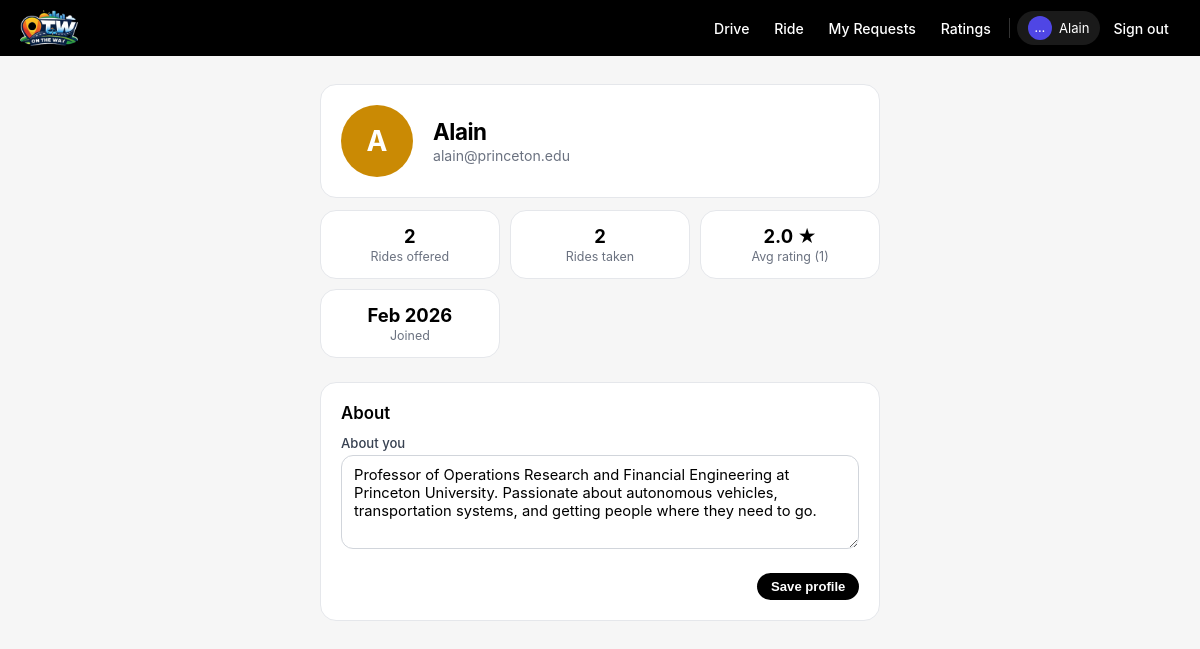
/rides/profile/, run on the app's committed database.
### rides/models.py (models this page shows, shortened)
class Profile(models.Model):
    user = models.OneToOneField(
        settings.AUTH_USER_MODEL,
        on_delete=models.CASCADE,
        related_name="profile",
    )
    bio = models.TextField(blank=True, default="")
    avatar_color = models.CharField(max_length=7, blank=True, default="")
    @property
    def initial(self):
        name = self.user.first_name or self.user.username
        return name[0].upper() if name else "?"

### rides/views.py (the view)
# urls.py: path("profile/", views.my_profile, name="my_profile"),
@login_required
def my_profile(request):
    profile = _get_or_create_profile(request.user)
    if request.method == "POST":
        form = ProfileForm(request.POST, instance=profile)
        if form.is_valid():
            try:
                form.save()
                messages.success(request, "Profile updated.")
            except Exception:
                logger.exception("Error saving profile")
                messages.error(request, "Couldn't save your profile. Please try again.")
            return redirect("rides:my_profile")
        else:
            messages.error(request, "Please fix the errors below.")
    else:
        form = ProfileForm(instance=profile)
    rides_offered = Ride.objects.filter(driver=request.user).count()
    rides_taken = RideRequest.objects.filter(
        rider=request.user, status=RideRequest.Status.ACCEPTED
    ).count()
    rating_agg = Rating.objects.filter(
        ratee=request.user, did_not_show_up=False
    ).exclude(stars__isnull=True).aggregate(avg=Avg("stars"))
    avg_rating = rating_agg["avg"]
    rating_count = Rating.objects.filter(
        ratee=request.user, did_not_show_up=False
    ).exclude(stars__isnull=True).count()
    context = {
        "profile_user": request.user,
        "profile": profile,
        "form": form,
        "is_own": True,
        "rides_offered": rides_offered,
        "rides_taken": rides_taken,
        "avg_rating": round(avg_rating, 1) if avg_rating is not None else None,
        "rating_count": rating_count,
    }
    return render(request, "profile.html", context)

### rides/forms.py
class ProfileForm(forms.ModelForm):
    class Meta:
        model = Profile
        fields = ["bio"]
        widgets = {
            "bio": forms.Textarea(attrs={
                "rows": 4,
                "placeholder": "Tell riders and drivers a little about yourself...",
            }),
        }
        labels = {
            "bio": "About you",
        }

### rides/views.py (called while the page is built)
def _get_or_create_profile(user):
    profile, _ = Profile.objects.get_or_create(user=user)
    return profile

### rides/templates/profile.html (shortened to what this page needs)
{% extends "base.html" %}
{% block content %}
<div class="profile-page">
  <div class="profile-header card">
    <div class="profile-avatar-lg" style="background:{{ profile.avatar_color }};">
      {{ profile.initial }}
    </div>
    <div class="profile-identity">
      <h1 class="profile-name">{{ profile_user.first_name|default:profile_user.username }}</h1>
      <p class="profile-email">{{ profile_user.email }}</p>
    </div>
  </div>
  <div class="profile-stats">
    <div class="stat-card card">
      <span class="stat-number">{{ rides_offered }}</span>
      <span class="stat-label">Rides offered</span>
    </div>
    <div class="stat-card card">
      <span class="stat-number">{{ rides_taken }}</span>
      <span class="stat-label">Rides taken</span>
    </div>
    <div class="stat-card card">
      <span class="stat-number">{% if avg_rating %}{{ avg_rating }} ★{% else %}—{% endif %}</span>
      <span class="stat-label">{% if rating_count %}Avg rating ({{ rating_count }}){% else %}Avg rating{% endif %}</span>
    </div>
    <div class="stat-card card">
      <span class="stat-number">{{ profile_user.date_joined|date:"M Y" }}</span>
      <span class="stat-label">Joined</span>
    </div>
  </div>
  <div class="card mt-lg">
    <h2 class="section-title">About</h2>
    {% if is_own %}
      <form method="post" class="form">
        <div class="form-field">
          <label for="id_bio">{{ form.bio.label }}</label>
          {{ form.bio }}
        </div>
        <div class="form-actions">
          <button type="submit" class="btn-primary btn-sm">Save profile</button>
        </div>
      </form>
    {% else %}
      {% if profile.bio %}
        <p class="profile-bio">{{ profile.bio|linebreaksbr }}</p>
      {% else %}
        <p class="profile-bio muted">This user hasn't written a bio yet.</p>
      {% endif %}
    {% endif %}
  </div>
</div>
{% endblock %}

### templates/base.html (shortened to what this page needs)
{% load static %}
<!DOCTYPE html>
<html lang="en">
  <head>
    <link rel="stylesheet" href="{% static 'styles.css' %}">
    <link rel="stylesheet" href="https://unpkg.com/leaflet@1.9.4/dist/leaflet.css" />
    <link rel="stylesheet" href="https://cdn.jsdelivr.net/npm/flatpickr/dist/flatpickr.min.css" />
  </head>
  <body>
    <div class="app-shell">
      <header class="app-header">
        <div class="app-header-left">
          <img src="{% static 'OTWlogo.jpg' %}" alt="OnTheWay" class="logo" />
        </div>
        <div class="app-header-right">
          {% if user.is_authenticated %}
            <a href="{% url 'rides:index' %}" class="nav-link">Drive</a>
            <a href="{% url 'rides:rider_search' %}" class="nav-link">Ride</a>
            <a href="{% url 'rides:my_requests' %}" class="nav-link">My Requests</a>
            <a href="{% url 'rides:ratings' %}" class="nav-link">Ratings</a>
            <a href="{% url 'rides:my_profile' %}" class="user-pill">
              <span class="user-avatar">{{ user.first_name|default:user.username|truncatechars:1 }}</span>
              <span>{{ user.first_name|default:user.username }}</span>
            </a>
            <a href="{% url 'logout' %}" class="nav-link">Sign out</a>
          {% else %}
            <a href="{% url 'login' %}" class="nav-link">Sign in</a>
            <a href="{% url 'signup' %}" class="nav-link" style="background:rgba(255,255,255,.15);">Sign up</a>
          {% endif %}
        </div>
      </header>
      <main class="app-main">
        {% block content %}
        {% endblock %}
      </main>
    </div>
  </body>
</html>

### static/styles.css (style rules this page uses)
*, *::before, *::after { box-sizing: border-box; }
body { margin: 0; font-family: "SF Pro Text", system-ui, -apple-system, BlinkMacSystemFont, "Segoe UI", Roboto, sans-serif; background: #f6f6f6; color: #000; -webkit-font-smoothing: antialiased; }
a { color: inherit; text-decoration: none; }
.app-shell { min-height: 100vh; display: flex; flex-direction: column; }
.app-header { display: flex; align-items: center; justify-content: space-between; padding: 0 1.25rem; height: 56px; background: #000; color: #fff; position: sticky; top: 0; z-index: 20; }
.app-header-left { display: flex; align-items: center; gap: 0.55rem; }
.logo { height: 36px; width: auto; border-radius: 6px; object-fit: contain; }
.app-header-right { display: flex; align-items: center; gap: 0.15rem; font-size: 0.88rem; }
.nav-link { padding: 0.4rem 0.7rem; border-radius: 999px; font-weight: 500; color: #fff; transition: background 0.12s; }
.user-pill { display: flex; align-items: center; gap: 0.45rem; padding: 0.3rem 0.65rem; border-radius: 999px; background: rgba(255, 255, 255, 0.1); font-size: 0.82rem; text-decoration: none; color: #fff; transition: background 0.12s; }
.user-avatar { width: 24px; height: 24px; border-radius: 50%; background: #4f46e5; color: #fff; display: flex; align-items: center; justify-content: center; font-size: 0.7rem; font-weight: 600; }
.app-main { flex: 1; width: 100%; max-width: 720px; margin: 0 auto; padding: 1.75rem 1rem 3rem; }
.section-title { margin: 0 0 0.75rem; font-size: 1.05rem; font-weight: 600; }
.mt-lg { margin-top: 1.5rem; }
.btn, .btn-primary, .btn-secondary, .btn-danger { display: inline-flex; align-items: center; justify-content: center; gap: 0.35rem; border-radius: 999px; padding: 0.55rem 1.15rem; font-size: 0.88rem; font-weight: 600; border: none; cursor: pointer; text-decoration: none; transition: background 0.1s, box-shadow 0.1s; }
.btn-primary { background: #000; color: #fff; }
.btn-sm { padding: 0.4rem 0.85rem; font-size: 0.82rem; }
.card { background: #fff; border-radius: 16px; padding: 1.25rem; border: 1px solid #e5e7eb; }
.form { display: flex; flex-direction: column; gap: 1rem; }
.form-field { display: flex; flex-direction: column; gap: 0.3rem; font-size: 0.88rem; }
.form-field label { font-weight: 500; color: #374151; font-size: 0.82rem; }
.form-field input, .form-field textarea, .form-field select { border-radius: 12px; border: 1px solid #d1d5db; padding: 0.6rem 0.75rem; background: #fff; color: #000; font: inherit; font-size: 0.92rem; transition: border-color 0.12s, box-shadow 0.12s; }
.form-field textarea { min-height: 80px; resize: vertical; }
.form-actions { margin-top: 0.5rem; display: flex; justify-content: flex-end; gap: 0.6rem; }
.profile-page { max-width: 560px; margin: 0 auto; }
.profile-header { display: flex; align-items: center; gap: 1.25rem; }
.profile-avatar-lg { width: 72px; height: 72px; border-radius: 50%; display: flex; align-items: center; justify-content: center; font-size: 1.75rem; font-weight: 700; color: #fff; flex-shrink: 0; }
.profile-identity { min-width: 0; }
.profile-name { margin: 0; font-size: 1.4rem; font-weight: 700; letter-spacing: -0.02em; }
.profile-email { margin: 0.15rem 0 0; color: #6b7280; font-size: 0.88rem; }
.profile-stats { display: grid; grid-template-columns: repeat(3, 1fr); gap: 0.65rem; margin-top: 0.75rem; }
.stat-card { display: flex; flex-direction: column; align-items: center; gap: 0.15rem; padding: 0.85rem 0.5rem; text-align: center; }
.stat-number { font-size: 1.15rem; font-weight: 700; }
.stat-label { font-size: 0.78rem; color: #6b7280; }

### data on the page
Profile: initial "A", bio "Professor of Operations Research and Financial Engineering at Princeton University. Passionate about autonomous vehicles, transportation systems, and getting people where they need to go."

### other printed values
{{ user.first_name|default:user.username|truncatechars:1 }} "…"
{{ user.first_name|default:user.username }} "Alain"
{{ profile_user.first_name|default:profile_user.username }} "Alain"
{{ profile_user.email }} "alain@princeton.edu"
{{ rides_offered }} "2"
{{ rides_taken }} "2"
{{ avg_rating }} "2.0"
{{ rating_count }} "1"
{{ profile_user.date_joined|date:"M Y" }} "Feb 2026"
